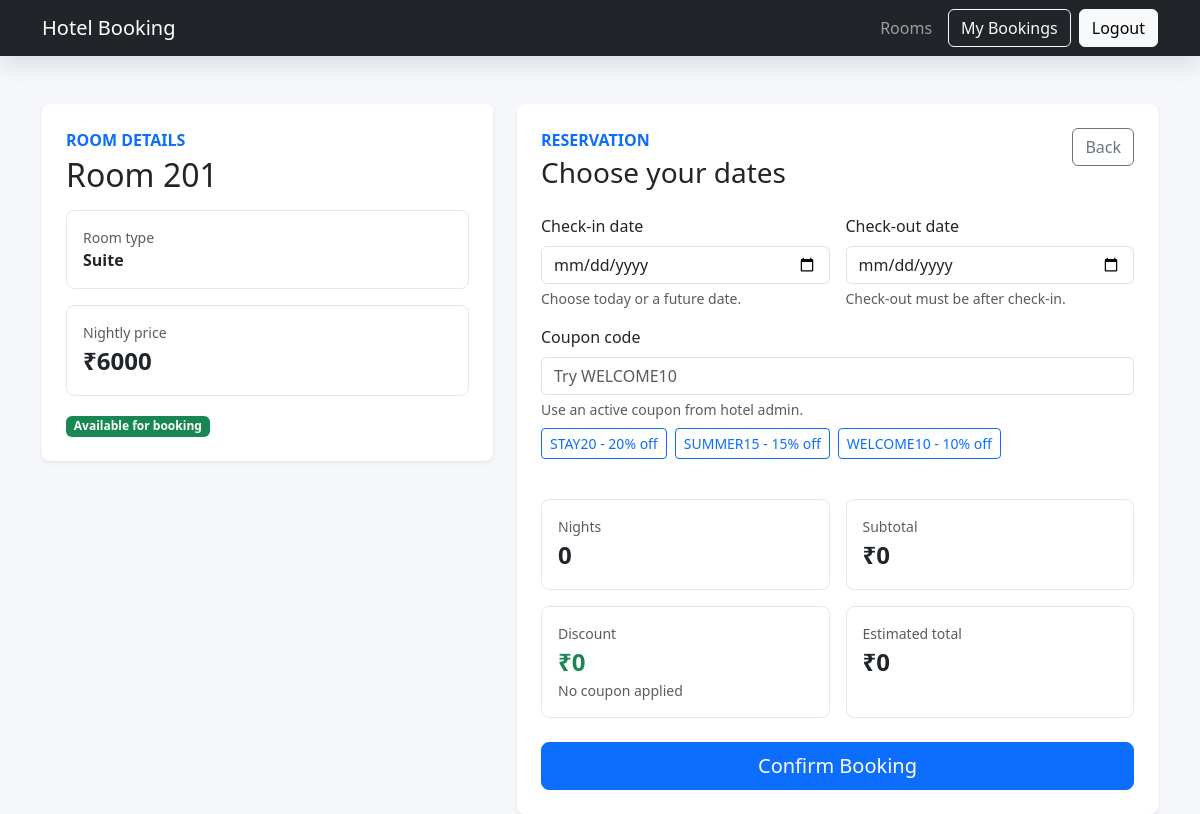
Screenshot of /booking/3/ (signed in) with the database file from the repository.
### rooms/models.py (models this page shows, shortened)
class Room(models.Model):
    room_number = models.CharField(max_length=10, unique=True)
    room_type = models.CharField(max_length=50)
    price = models.IntegerField()
    available = models.BooleanField(default=True)

### bookings/models.py (models this page shows, shortened)
class Coupon(models.Model):
    code = models.CharField(max_length=20, unique=True)
    discount_percent = models.PositiveSmallIntegerField(
        validators=[
            MinValueValidator(1),
            MaxValueValidator(100),
        ],
    )
    active = models.BooleanField(default=True)
    created_at = models.DateTimeField(auto_now_add=True)
    class Meta:
        ordering = ['code']

### bookings/views.py (the view)
# urls.py: path('<int:room_id>/', book_room, name='book_room'),
@login_required
def book_room(request, room_id):
    room = get_object_or_404(Room, id=room_id)
    active_coupons = Coupon.objects.filter(active=True)
    if request.method == 'POST':
        form = BookingForm(request.POST, room=room, user=request.user)
        if form.is_valid():
            check_in = form.cleaned_data['check_in']
            check_out = form.cleaned_data['check_out']
            if room_has_overlapping_booking(room, check_in, check_out):
                messages.error(
                    request,
                    'This room is already booked for the selected dates. Please choose different dates.',
                )
                return render(
                    request,
                    'bookings/book_room.html',
                    booking_context(form, room, active_coupons),
                )
            booking = form.save(commit=False)
            booking.room = room
            booking.user = request.user
            booking.coupon = form.coupon
            booking.discount_percent = form.coupon.discount_percent if form.coupon else 0
            try:
                booking.full_clean()
                booking.save()
            except ValidationError:
                messages.error(
                    request,
                    'This booking could not be completed. Please review the selected dates.',
                )
                return render(
                    request,
                    'bookings/book_room.html',
                    booking_context(form, room, active_coupons),
                )
            coupon_message = ''
            if booking.coupon:
                coupon_message = f' Coupon {booking.coupon.code} applied.'
            messages.success(
                request,
                f'Room {room.room_number} booked for {booking.nights} night(s).{coupon_message}',
            )
            return redirect('profile')
        else:
            messages.error(request, first_form_error(form))
    else:
        form = BookingForm(room=room, user=request.user)
    return render(
        request,
        'bookings/book_room.html',
        booking_context(form, room, active_coupons),
    )

### bookings/views.py (called while the page is built)
def booking_context(form, room, active_coupons):
    return {
        'form': form,
        'room': room,
        'active_coupons': active_coupons,
        'coupon_discounts': {
            coupon.code: coupon.discount_percent
            for coupon in active_coupons
        },
    }

### bookings/templates/bookings/book_room.html (shortened to what this page needs)
{% extends 'rooms/base.html' %}
{% block content %}
<div class="container mt-5">
    <div class="row g-4 justify-content-center">
        <div class="col-lg-5">
            <div class="booking-panel bg-white shadow-sm p-4">
                <p class="text-uppercase text-primary fw-semibold mb-1">Room details</p>
                <h1 class="h2 mb-3">Room {{ room.room_number }}</h1>
                <div class="stat-tile mb-3">
                    <span class="text-muted d-block small">Room type</span>
                    <strong>{{ room.room_type }}</strong>
                </div>
                <div class="stat-tile mb-3">
                    <span class="text-muted d-block small">Nightly price</span>
                    <strong class="fs-4">₹{{ room.price }}</strong>
                </div>
                {% if room.available %}
                    <span class="badge text-bg-success">Available for booking</span>
                {% else %}
                    <span class="badge text-bg-secondary">Currently unavailable</span>
                {% endif %}
            </div>
        </div>
        <div class="col-lg-7">
            <div class="booking-panel bg-white shadow-sm p-4">
                <div class="d-flex justify-content-between align-items-start gap-3 mb-4">
                    <div>
                        <p class="text-uppercase text-primary fw-semibold mb-1">Reservation</p>
                        <h2 class="h3 mb-0">Choose your dates</h2>
                    </div>
                    <a href="{% url 'room_list' %}" class="btn btn-outline-secondary">Back</a>
                </div>
                <form method="POST" data-nightly-price="{{ room.price }}" id="bookingForm" novalidate>
                    <div class="row g-3">
                        {% for field in form %}
                            <div class="{% if field.name == 'coupon_code' %}col-12{% else %}col-md-6{% endif %}">
                                <label for="{{ field.id_for_label }}" class="form-label">{{ field.label }}</label>
                                {{ field }}
                                {% if field.name == 'check_in' %}
                                    <div class="form-text">Choose today or a future date.</div>
                                {% elif field.name == 'check_out' %}
                                    <div class="form-text">Check-out must be after check-in.</div>
                                {% endif %}
                                {% if field.name == 'coupon_code' %}
                                    <div class="form-text">Use an active coupon from hotel admin.</div>
                                    {% if active_coupons %}
                                        <div class="d-flex flex-wrap gap-2 mt-2">
                                            {% for coupon in active_coupons %}
                                                <button type="button" class="btn btn-sm btn-outline-primary coupon-button" data-coupon="{{ coupon.code }}">
                                                    {{ coupon.code }} - {{ coupon.discount_percent }}% off
                                                </button>
                                            {% endfor %}
                                        </div>
                                    {% endif %}
                                {% endif %}
                            </div>
                        {% endfor %}
                    </div>
                    <div class="row g-3 my-4">
                        <div class="col-md-6">
                            <div class="stat-tile h-100">
                                <span class="text-muted d-block small">Nights</span>
                                <strong class="fs-4" id="nightCount">0</strong>
                            </div>
                        </div>
                        <div class="col-md-6">
                            <div class="stat-tile h-100">
                                <span class="text-muted d-block small">Subtotal</span>
                                <strong class="fs-4" id="bookingSubtotal">₹0</strong>
                            </div>
                        </div>
                        <div class="col-md-6">
                            <div class="stat-tile h-100">
                                <span class="text-muted d-block small">Discount</span>
                                <strong class="fs-4 text-success" id="bookingDiscount">₹0</strong>
                                <span class="text-muted small d-block" id="couponHint">No coupon applied</span>
                            </div>
                        </div>
                        <div class="col-md-6">
                            <div class="stat-tile h-100">
                                <span class="text-muted d-block small">Estimated total</span>
                                <strong class="fs-4" id="bookingTotal">₹0</strong>
                            </div>
                        </div>
                    </div>
                    <button type="submit" class="btn btn-primary btn-lg w-100" {% if not room.available %}disabled{% endif %}>
                        Confirm Booking
                    </button>
                </form>
            </div>
        </div>
    </div>
</div>
{% endblock %}

### rooms/templates/rooms/base.html (style rules this page uses)
body { background: #f6f7fb; }
.room-card, .booking-panel { border: 0; border-radius: 8px; transition: transform 160ms ease, box-shadow 160ms ease; }
.stat-tile { background: #ffffff; border: 1px solid #e5e7eb; border-radius: 8px; padding: 1rem; }

### rows the page displays
Room: room_number "201", room_type "Suite", price "6000"
Coupon: code "STAY20", discount_percent "20"
Coupon: code "SUMMER15", discount_percent "15"
Coupon: code "WELCOME10", discount_percent "10"

### other values shown
{{ field.label }} "Check-in date" "Check-out date" "Coupon code"
